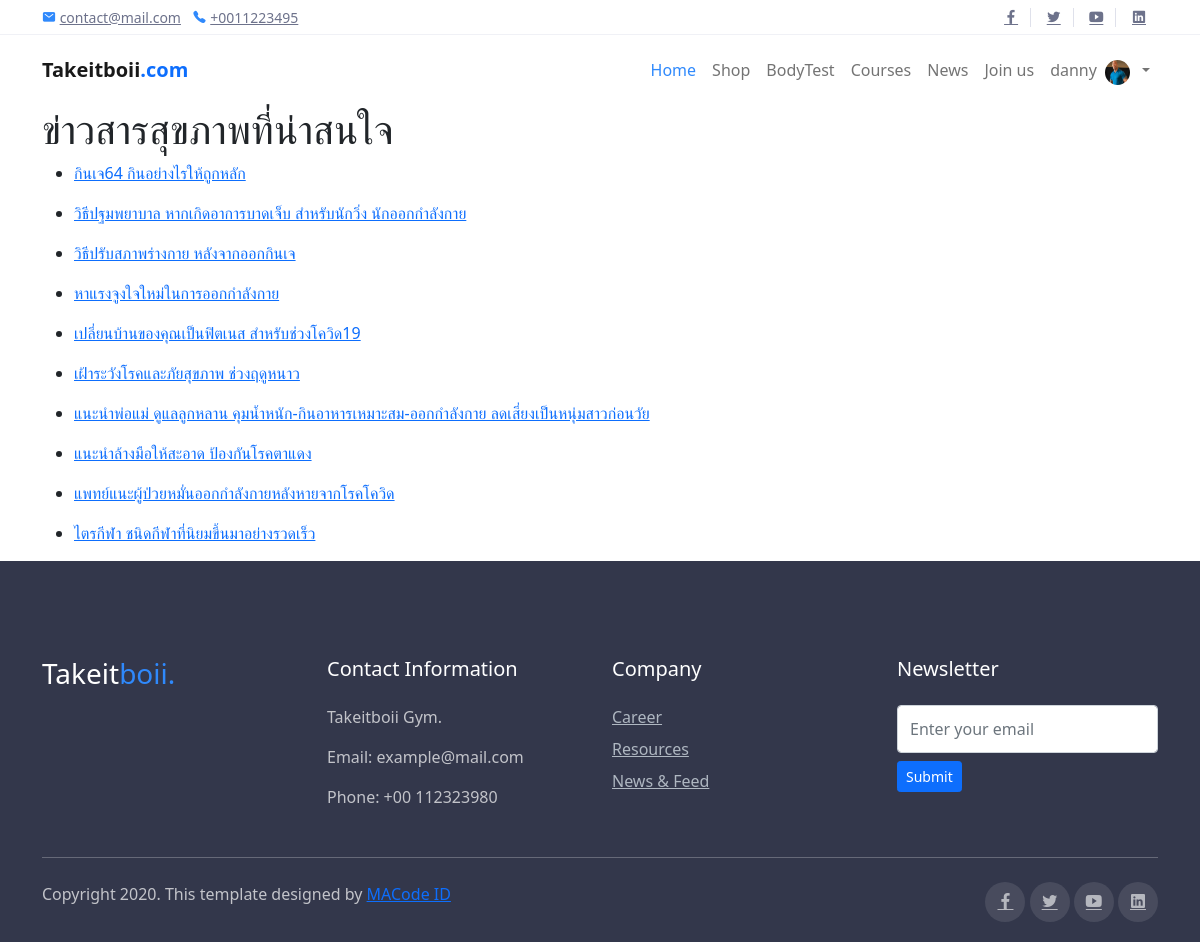
The app's page /News/ (signed in) with its own data.
### Users/models.py (models this page shows, shortened)
class Customer(models.Model):
    user = models.OneToOneField(User, on_delete=models.CASCADE, blank=True)
    owned = models.ForeignKey('Courses.Course', on_delete=models.CASCADE,
                              blank=True, related_name="study", null=True)
    weight = models.FloatField(default=0)
    height = models.FloatField(default=0)
    bmi = models.FloatField(default=0)
    trainer = models.ForeignKey(Trainer, on_delete=models.CASCADE, related_name="my_trainer", null=True, blank=True)
    profile_pic = models.ImageField(null=True, blank=True)

### News/models.py (models this page shows, shortened)
class News(models.Model):
    title = models.CharField(max_length=100)
    context = models.TextField()
    slug = models.SlugField(null=True, blank=True)
    date = models.DateField(auto_now=False, auto_now_add=False)
    ps = models.TextField(null=True, blank=True)
    pic1 = models.ImageField(null = True,blank = True)
    pic2 = models.ImageField(null = True,blank = True)
    pic3 = models.ImageField(null = True,blank = True)
    pic4 = models.ImageField(null = True,blank = True)

### News/views.py (the view)
# urls.py: path('', views.news_list, name="news-list"),
def news_list(request):
    all_posts = News.objects.all()
    return render(request, 'news/listnews.html', {'all_posts': all_posts})

### News/templates/news/listnews.html
{% extends "home/layout.html" %}
{% block body %}
          <div class="container">
            <h1>ข่าวสารสุขภาพที่น่าสนใจ</h1>
            {%  for post in all_posts %}
                <ul>
                    <li><a href="{% url 'News:news-details' post.id %}">{{ post.title }}</a></li>
                </ul>
            {%  endfor %}
        </div>
{% endblock %}

### home/templates/home/layout.html (shortened to what this page needs)
<!DOCTYPE html>
<html>
{% load static %}
<head>
  <link rel="stylesheet" href="../static/assets/css/bootstrap.css">
  <link rel="stylesheet" href="../static/assets/css/maicons.css">
  <link rel="stylesheet" href="../static/assets/vendor/animate/animate.css">
  <link rel="stylesheet" href="../static/assets/vendor/owl-carousel/css/owl.carousel.css">
  <link rel="stylesheet" href="../static/assets/vendor/fancybox/css/jquery.fancybox.css">
  <link rel="stylesheet" href="../static/assets/css/theme.css">
  <link href="https://cdn.jsdelivr.net/npm/bootstrap@5.1.3/dist/css/bootstrap.min.css" rel="stylesheet"
>
</head>
<body>
  <header>
    <div class="top-bar">
      <div class="container">
        <div class="row align-items-center">
          <div class="col-md-8">
            <div class="d-inline-block">
              <span class="mai-mail fg-primary"></span> <a href="mailto:contact@mail.com">contact@mail.com</a>
            </div>
            <div class="d-inline-block ml-2">
              <span class="mai-call fg-primary"></span> <a href="tel:+0011223495">+0011223495</a>
            </div>
          </div>
          <div class="col-md-4 text-right d-none d-md-block">
            <div class="social-mini-button">
              <a href="#"><span class="mai-logo-facebook-f"></span></a>
              <a href="#"><span class="mai-logo-twitter"></span></a>
              <a href="#"><span class="mai-logo-youtube"></span></a>
              <a href="#"><span class="mai-logo-linkedin"></span></a>
            </div>
          </div>
        </div>
      </div>
    </div>
    <nav class="navbar navbar-expand-lg navbar-light">
      <div class="container">
        <a href="{% url 'home:index' %}" class="navbar-brand">Takeitboii<span class="text-primary">.com</span></a>
        <div class="navbar-collapse collapse" id="navbarContent">
          <ul class="navbar-nav ml-auto pt-3 pt-lg-0">
            <li class="nav-item active">
              <a href="{% url 'home:index' %}" class="nav-link">Home</a>
            </li>
            <li class="nav-item">
              <a href="userprofile.html" class="nav-link">Shop</a>
            </li>
            <li class="nav-item">
              <a href="{% url 'feature:bdTest' %}" class="nav-link">BodyTest</a>
            </li>
            <li class="nav-item">
              <a href="#" class="nav-link">Courses</a>
            </li>
            <li class="nav-item">
              <a href="{% url 'News:news-list' %}" class="nav-link">News</a>
            </li>
            <li class="nav-item">
              <a href="{% url 'Users:apply' %}" class="nav-link">Join us</a>
            </li>
            {%if request.user.is_authenticated %}
            <li class="nav-item">
              <a href="#" class="nav-link"> {{request.user.username}}</a>
            </li>
            {% if request.user.customer.profile_pic %}
            <img class='profile-pic-home' src='{{request.user.customer.profile_pic.url}}'>
            {% else %}
            <img class='profile-pic-home' src='/static/images/user_default_pic.jfif'>
            {% endif %}
            <li class="nav-item">
            <li class="nav-item dropdown">
              <a class="nav-link dropdown-toggle" href="#" id="navbarDropdown" role="button" data-bs-toggle="dropdown"
                aria-expanded="false">
              </a>
            </li>
            {% endif %}
          </ul>
        </div>
      </div>
    </nav>
    {% block body %}
    {% endblock %}
    <footer class="page-footer">
      <div class="container">
        <div class="row">
          <div class="col-lg-3 py-3">
            <h3>Takeit<span class="fg-primary">boii.</span></h3>
          </div>
          <div class="col-lg-3 py-3">
            <h5>Contact Information</h5>
            <p>Takeitboii Gym.</p>
            <p>Email: example@mail.com</p>
            <p>Phone: +00 112323980</p>
          </div>
          <div class="col-lg-3 py-3">
            <h5>Company</h5>
            <ul class="footer-menu">
              <li><a href="#">Career</a></li>
              <li><a href="#">Resources</a></li>
              <li><a href="#">News & Feed</a></li>
            </ul>
          </div>
          <div class="col-lg-3 py-3">
            <h5>Newsletter</h5>
            <form action="#">
              <input type="text" class="form-control" placeholder="Enter your email">
              <button type="submit" class="btn btn-primary btn-sm mt-2">Submit</button>
            </form>
          </div>
        </div>
        <hr>
        <div class="row mt-4">
          <div class="col-md-6">
            <p>Copyright 2020. This template designed by <a href="https://macodeid.com">MACode ID</a></p>
          </div>
          <div class="col-md-6 text-right">
            <div class="sosmed-button">
              <a href="#"><span class="mai-logo-facebook-f"></span></a>
              <a href="#"><span class="mai-logo-twitter"></span></a>
              <a href="#"><span class="mai-logo-youtube"></span></a>
              <a href="#"><span class="mai-logo-linkedin"></span></a>
            </div>
          </div>
        </div>
      </div>
    </footer>
</body>
</html>

### home/static/assets/css/theme.css (style rules this page uses)
body { font-family: "Open Sans", sans-serif; font-weight: 400; line-height: 1.65; color: #2d2f38; }
a { color: #4B74FE; text-decoration: none; background-color: transparent; }
h1, .h1, h2, .h2, h3, .h3, h4, .h4, h5, .h5, h6, .h6 { line-height: 1.3; }
.fg-primary { color: #2F89FC !important; }
.btn { padding: 10px 28px; -webkit-transition: all 0.2s ease; transition: all 0.2s ease; }
.btn-primary { color: #fff; background-color: #2F89FC; border-color: #2F89FC; }
.navbar { min-height: 70px; }
.navbar-brand { font-weight: 600; padding-top: 10px; padding-bottom: 10px; }
.navbar-nav { margin-top: 10px; border-top: 1px solid #e4e7ee; -ms-flex-negative: 0; flex-shrink: 0; }
.navbar-nav .nav-link { -webkit-transition: all .2s ease; transition: all .2s ease; }
.navbar-light .navbar-nav .nav-link { color: rgba(109, 114, 139, 0.75); }
.navbar-light .navbar-nav .show > .nav-link, .navbar-light .navbar-nav .active > .nav-link, .navbar-light .navbar-nav .nav-link.show, .navbar-light .navbar-nav .nav-link.active { color: #2F89FC; }
@media (min-width: 992px) { .navbar-expand-lg .navbar-nav { margin-top: 0; border-top: none; } }
@media (min-width: 992px) { .navbar-expand-lg .navbar-nav .nav-link { padding-right: 1rem; padding-left: 1rem; } }
@media (min-width: 992px) { .navbar-expand-lg .navbar-nav { -webkit-box-align: center; -ms-flex-align: center; align-items: center; } }
.form-control { padding: 8px 15px; height: calc(1.5em + 1.375rem + 2px); border-color: #dee1e6; }
.top-bar { display: block; height: 35px; border-bottom: 1px solid #f0f1f6; font-size: 14px; }
.top-bar .container, .top-bar .row { height: 100%; }
.top-bar a { color: #6D728B; }
.social-mini-button a { padding-left: 12px; padding-right: 12px; }
.social-mini-button a:not(:last-child) { border-right: 1px solid #dfe1eb; }
.page-footer { position: relative; display: block; padding-top: 80px; padding-bottom: 20px; background-color: #33374B; color: #fff; }
.page-footer hr { border-color: #464B61; }
.page-footer h5 { margin-bottom: 24px; }
.page-footer p { color: rgba(255, 255, 255, 0.7); }
.footer-menu { position: relative; padding-left: 0; list-style: none; }
.footer-menu li { margin-bottom: 8px; }
.footer-menu a { color: #AFB7C1; }
.sosmed-button a { display: inline-block; width: 40px; height: 40px; line-height: 40px; text-align: center; border-radius: 50%; background-color: rgba(255, 255, 255, 0.1); color: rgba(255, 255, 255, 0.6); outline: none !important; }

### home/templates/home/layout.html (style rules this page uses)
.profile-pic-home { margin-top: 5px; width: 25px; height: 25px; overflow: hidden; -webkit-border-radius: 50%; -moz-border-radius: 50%; -ms-border-radius: 50%; -o-border-radius: 50%; border-radius: 50%; }

### records on screen
News: title "กินเจ64 กินอย่างไรให้ถูกหลัก"
News: title "วิธีปฐมพยาบาล หากเกิดอาการบาดเจ็บ สำหรับนักวิ่ง นักออกกำลังกาย"
News: title "วิธีปรับสภาพร่างกาย หลังจากออกกินเจ"
News: title "หาแรงจูงใจใหม่ในการออกกำลังกาย"
News: title "เปลี่ยนบ้านของคุณเป็นฟิตเนส สำหรับช่วงโควิด19"
News: title "เฝ้าระวังโรคและภัยสุขภาพ ช่วงฤดูหนาว"
News: title "แนะนำพ่อแม่ ดูแลลูกหลาน คุมน้ำหนัก-กินอาหารเหมาะสม-ออกกำลังกาย ลดเสี่ยงเป็นหนุ่มสาวก่อนวัย"
News: title "แนะนำล้างมือให้สะอาด ป้องกันโรคตาแดง"
News: title "แพทย์แนะผู้ป่วยหมั่นออกกำลังกายหลังหายจากโรคโควิด"
News: title "ไตรกีฬา ชนิดกีฬาที่นิยมขึ้นมาอย่างรวดเร็ว"

### other values on screen
{{ request.user.username }} "danny"
